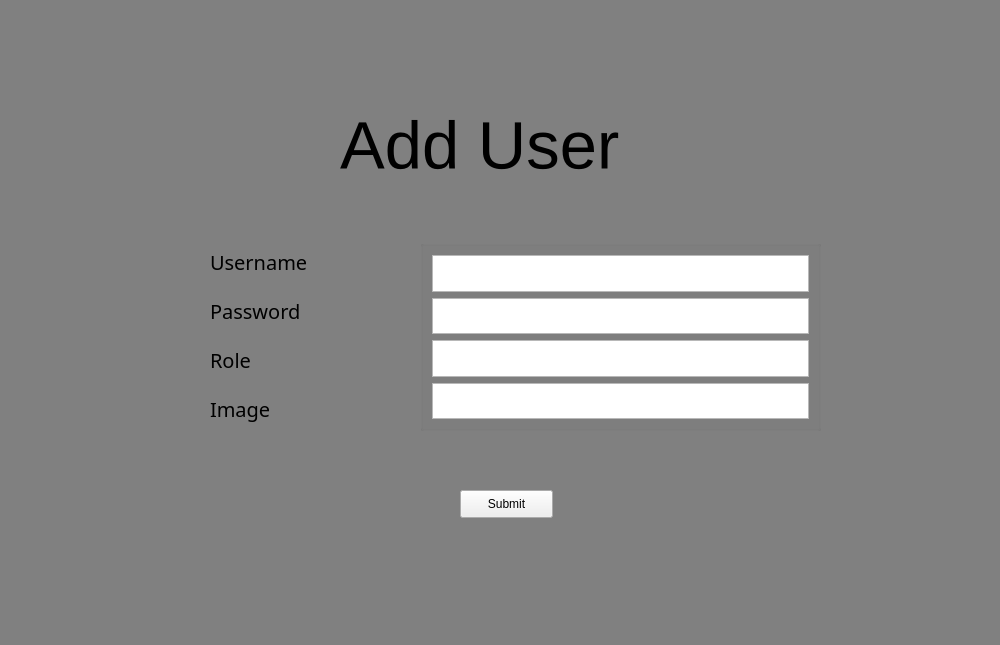
<?xml version="1.0" encoding="UTF-8"?>
<ui version="4.0">
 <class>Form</class>
 <widget class="QWidget" name="Form">
  <property name="geometry">
   <rect>
    <x>0</x>
    <y>0</y>
    <width>1000</width>
    <height>645</height>
   </rect>
  </property>
  <property name="windowTitle">
   <string>Form</string>
  </property>
  <property name="styleSheet">
   <string notr="true">#Form{
	background-color: grey;
}</string>
  </property>
  <widget class="QLabel" name="label">
   <property name="geometry">
    <rect>
     <x>340</x>
     <y>90</y>
     <width>341</width>
     <height>111</height>
    </rect>
   </property>
   <property name="font">
    <font>
     <pointsize>50</pointsize>
    </font>
   </property>
   <property name="text">
    <string>Add User</string>
   </property>
  </widget>
  <widget class="QGroupBox" name="verticalGroupBox">
   <property name="geometry">
    <rect>
     <x>420</x>
     <y>240</y>
     <width>401</width>
     <height>191</height>
    </rect>
   </property>
   <layout class="QVBoxLayout" name="verticalLayout">
    <item>
     <widget class="QTextEdit" name="userUsername"/>
    </item>
    <item>
     <widget class="QTextEdit" name="userPassword"/>
    </item>
    <item>
     <widget class="QTextEdit" name="userRole"/>
    </item>
    <item>
     <widget class="QTextEdit" name="userImage"/>
    </item>
   </layout>
  </widget>
  <widget class="QWidget" name="verticalLayoutWidget">
   <property name="geometry">
    <rect>
     <x>210</x>
     <y>240</y>
     <width>160</width>
     <height>190</height>
    </rect>
   </property>
   <layout class="QVBoxLayout" name="verticalLayout_2">
    <item>
     <widget class="QLabel" name="label_3">
      <property name="font">
       <font>
        <family>Franklin Gothic Demi Cond</family>
        <pointsize>15</pointsize>
       </font>
      </property>
      <property name="text">
       <string>Username</string>
      </property>
     </widget>
    </item>
    <item>
     <widget class="QLabel" name="label_4">
      <property name="font">
       <font>
        <family>Franklin Gothic Demi Cond</family>
        <pointsize>15</pointsize>
       </font>
      </property>
      <property name="text">
       <string>Password</string>
      </property>
     </widget>
    </item>
    <item>
     <widget class="QLabel" name="label_5">
      <property name="font">
       <font>
        <family>Franklin Gothic Demi Cond</family>
        <pointsize>15</pointsize>
       </font>
      </property>
      <property name="text">
       <string>Role</string>
      </property>
     </widget>
    </item>
    <item>
     <widget class="QLabel" name="label_6">
      <property name="font">
       <font>
        <family>Franklin Gothic Demi Cond</family>
        <pointsize>15</pointsize>
       </font>
      </property>
      <property name="text">
       <string>Image</string>
      </property>
     </widget>
    </item>
   </layout>
  </widget>
  <widget class="QPushButton" name="submitButton">
   <property name="geometry">
    <rect>
     <x>460</x>
     <y>490</y>
     <width>93</width>
     <height>28</height>
    </rect>
   </property>
   <property name="text">
    <string>Submit</string>
   </property>
  </widget>
 </widget>
 <resources/>
 <connections/>
</ui>
